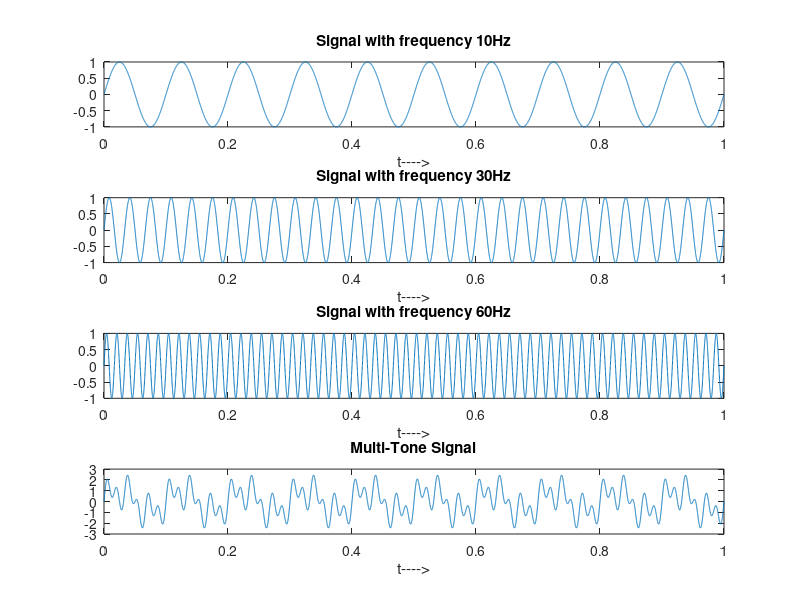

Recreate this plot in MATLAB.
close all;
clear all;
clc;
t = 0:0.0001:1;
a = sin(2*pi*t*10);
b = sin(2*pi*t*30);
c = sin(2*pi*t*60);
d = a+b+c;
subplot(4,1,1);
plot(t,a);
title('Signal with frequency 10Hz');
xlabel('t---->')
subplot(4,1,2);
plot(t,b);
title('Signal with frequency 30Hz');
xlabel('t---->')
subplot(4,1,3);
plot(t,c);
title('Signal with frequency 60Hz');
xlabel('t---->')
subplot(4,1,4);
plot(t,d);
title('Multi-Tone Signal');
xlabel('t---->')
